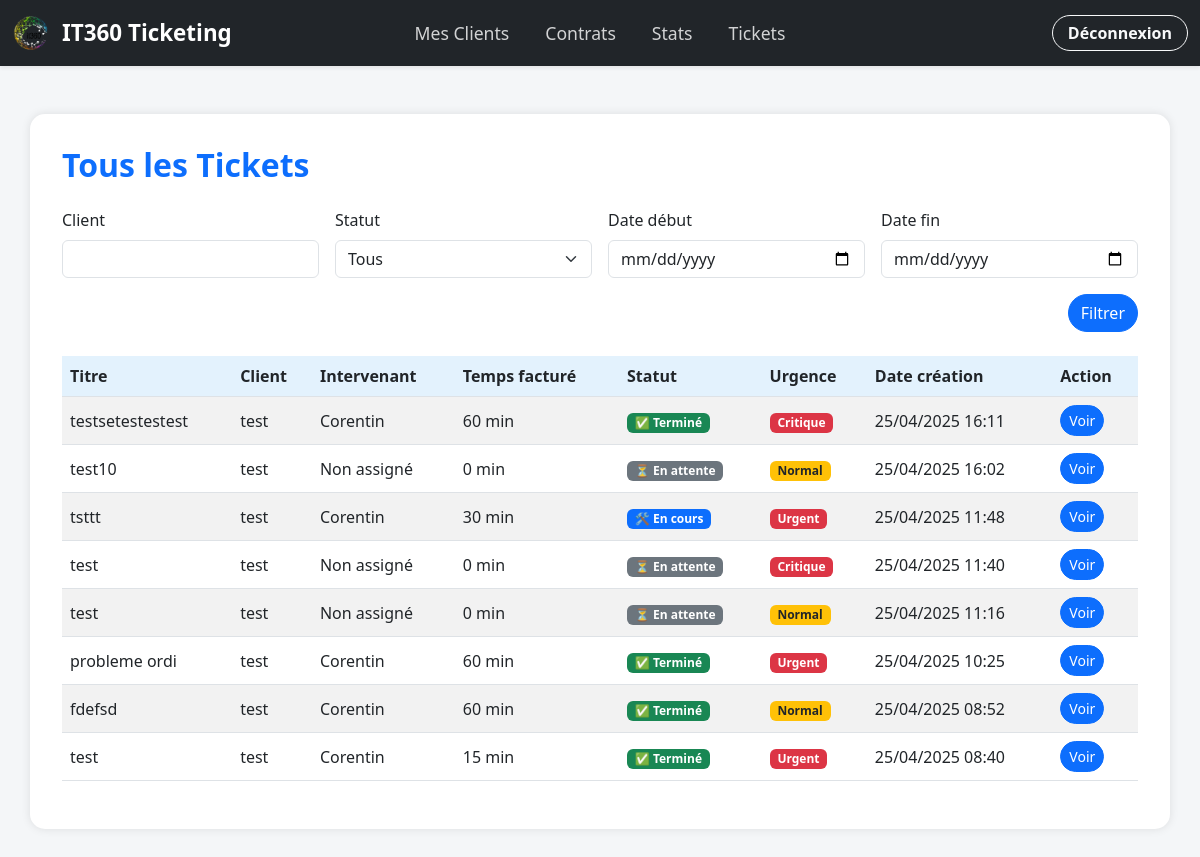
/dashboard/tickets (signed in), run on the app's committed database.
### models.py (models this page shows, shortened)
class Ticket(db.Model):
    id = db.Column(db.Integer, primary_key=True)
    titre = db.Column(db.String(150), nullable=False)
    description = db.Column(db.Text, nullable=False)
    statut = db.Column(db.String(50), default='En attente')
    temps_passe_personnalise = db.Column(db.Integer, nullable=True)
    temps_facture_personnalise = db.Column(db.Integer, nullable=True)
    date_creation = db.Column(db.DateTime, default=lambda: datetime.now(pytz.timezone("Europe/Paris")))
    date_debut = db.Column(db.DateTime, nullable=True)
    date_fin = db.Column(db.DateTime, nullable=True)
    rapport = db.Column(db.Text)
    demandeur = db.Column(db.String(100))
    client_id = db.Column(db.Integer, db.ForeignKey('client.id'), nullable=False)
    utilisateur_id = db.Column(db.Integer, db.ForeignKey('utilisateur.id'))
    urgence = db.Column(db.String(20), default='Normal')
    groupe_assignation = db.Column(db.String(50), nullable=True)
    telephone = db.Column(db.String(20), nullable=True)
    observation = db.Column(db.Text, nullable=True)
    materiel_fourni = db.Column(db.Boolean, default=False)
    @hybrid_property
    def temps_passe(self):
        if self.temps_passe_personnalise is not None:
            return self.temps_passe_personnalise
        if self.date_debut and self.date_fin:
            delta = self.date_fin - self.date_debut
            return round(delta.total_seconds() / 60)
        return 0
    @hybrid_property
    def temps_facture(self):
        if self.temps_facture_personnalise is not None:
            return self.temps_facture_personnalise
        return math.ceil(self.temps_passe / 15) * 15 if self.temps_passe else 0

class Client(db.Model):
    id = db.Column(db.Integer, primary_key=True)
    nom = db.Column(db.String(100), nullable=False)
    email = db.Column(db.String(100))
    telephone = db.Column(db.String(50))
    solde_annuel = db.Column(JSON, default=dict)  # Ex: {"2025": 240}
    contrat_id = db.Column(db.Integer, db.ForeignKey('contrat.id', name="fk_client_contrat_id"), nullable=True)
    contrat = db.Column(db.Boolean, default=False)
    tickets = db.relationship('Ticket', backref='client', lazy=True)

class Utilisateur(UserMixin, db.Model):
    id = db.Column(db.Integer, primary_key=True)
    nom = db.Column(db.String(100), nullable=False)
    email = db.Column(db.String(100), unique=True, nullable=False)
    mot_de_passe = db.Column(db.String(100), nullable=False)
    role = db.Column(db.String(50), nullable=False)
    tickets = db.relationship('Ticket', backref='utilisateur', lazy=True)

### routes/dashboard.py (the view, shortened to what this page needs)
@dashboard_bp.route('/tickets')
@login_required
def tickets():
    filtre_statut = request.args.get('statut')
    filtre_client = request.args.get('client')
    date_debut = request.args.get('date_debut')
    date_fin = request.args.get('date_fin')
    if current_user.role == 'admin':
        query = Ticket.query
    else:
        query = Ticket.query.filter(Ticket.utilisateur_id == current_user.id)
    if filtre_statut:
        query = query.filter(Ticket.statut == filtre_statut)
    if filtre_client:
        query = query.join(Client).filter(Client.nom.ilike(f"%{filtre_client}%"))
    tickets = query.order_by(Ticket.date_creation.desc()).all()
    if current_user.role == 'admin':
        return render_template(
            'dashboard_tickets_admin.html',
            tickets=tickets,
            filtre_statut=filtre_statut,
            filtre_client=filtre_client,
            date_debut=date_debut,
            date_fin=date_fin
        )

### app.py (called while the page is built)
@login_manager.user_loader
def load_user(user_id):
    with current_app.app_context():
        return db.session.get(Utilisateur, int(user_id))

### templates/dashboard_tickets_admin.html (shortened to what this page needs)
{% extends "base.html" %}
{% block content %}
<h2 class="mb-4 text-primary">Tous les Tickets</h2>
<form method="get" class="row mb-4 g-3 align-items-end">
  <div class="col-md-3">
    <label for="client" class="form-label">Client</label>
    <input type="text" name="client" class="form-control" value="{{ filtre_client or '' }}">
  </div>
  <div class="col-md-3">
    <label for="statut" class="form-label">Statut</label>
    <select name="statut" class="form-select">
      <option value="">Tous</option>
    </select>
  </div>
  <div class="col-md-3">
    <label for="date_debut" class="form-label">Date début</label>
    <input type="date" name="date_debut" class="form-control" value="{{ date_debut or '' }}">
  </div>
  <div class="col-md-3">
    <label for="date_fin" class="form-label">Date fin</label>
    <input type="date" name="date_fin" class="form-control" value="{{ date_fin or '' }}">
  </div>
  <div class="col-md-12 text-end">
    <button type="submit" class="btn btn-primary">Filtrer</button>
  </div>
</form>
<table class="table table-striped table-hover" id="ticketsTable">
  <thead>
    <tr>
      <th>Titre</th>
      <th>Client</th>
      <th>Intervenant</th>
      <th>Temps facturé</th>
      <th>Statut</th>
      <th>Urgence</th>
      <th>Date création</th>
      <th>Action</th>
    </tr>
  </thead>
  <tbody>
    {% for ticket in tickets %}
    <tr>
      <td>{{ ticket.titre }}</td>
      <td>{{ ticket.client.nom if ticket.client else 'Inconnu' }}</td>
      <td>{{ ticket.utilisateur.nom if ticket.utilisateur else 'Non assigné' }}</td>
      <td>{{ ticket.temps_facture if ticket.temps_facture is not none else 0 }} min</td>
      <td>
        {% if ticket.statut == 'En cours' %}
          <span class="badge bg-primary">🛠️ En cours</span>
        {% elif ticket.statut == 'En attente' %}
          <span class="badge bg-secondary">⏳ En attente</span>
        {% elif ticket.statut == 'Terminé' %}
          <span class="badge bg-success">✅ Terminé</span>
        {% else %}
          <span class="badge bg-dark">{{ ticket.statut }}</span>
        {% endif %}
      </td>
      <td>
        {% if ticket.urgence == 'Critique' %}
          <span class="badge bg-danger">Critique</span>
        {% elif ticket.urgence == 'Urgent' %}
          <span class="badge bg-danger">Urgent</span>
        {% elif ticket.urgence == 'Normal' %}
          <span class="badge bg-warning text-dark">Normal</span>
        {% else %}
          <span class="badge bg-secondary">{{ ticket.urgence }}</span>
        {% endif %}
      </td>
      <td>{{ ticket.date_creation.strftime('%d/%m/%Y %H:%M') }}</td>
      <td>
        <a href="{{ url_for('tickets.detail', ticket_id=ticket.id) }}" class="btn btn-primary btn-sm">Voir</a>
      </td>
    </tr>
    {% endfor %}
  </tbody>
</table>
{% endblock %}

### static/css/custom.css (style rules this page uses)
body { background-color: #f4f6f8; font-family: 'Segoe UI', Tahoma, Geneva, Verdana, sans-serif; }
h1, h2, h3 { color: #0d6efd; }
.table th { background-color: #e3f2fd; }
.table td, .table th { vertical-align: middle; }
.btn-primary, .btn-outline-primary { border-radius: 20px; }

### templates/base.html (style rules this page uses)
body { background-color: #f4f6f8; font-family: 'Segoe UI', Tahoma, Geneva, Verdana, sans-serif; }
h2 { color: #0d6efd; font-weight: bold; }

### data on the page
Ticket: titre "testsetestestest", client "test", utilisateur "Corentin", temps_facture_personnalise "60", statut "✅ Terminé", urgence "Critique", date_creation "25/04/2025 16:11"
Ticket: titre "test10", client "test", utilisateur "Non assigné", temps_facture_personnalise+temps_passe_personnalise+date_debut "0", statut "⏳ En attente", urgence "Normal", date_creation "25/04/2025 16:02"
Ticket: titre "tsttt", client "test", utilisateur "Corentin", temps_facture_personnalise+temps_passe_personnalise "30", statut "🛠️ En cours", urgence "Urgent", date_creation "25/04/2025 11:48"
Ticket: titre "test", client "test", utilisateur "Non assigné", temps_facture_personnalise+temps_passe_personnalise+date_debut "0", statut "⏳ En attente", urgence "Critique", date_creation "25/04/2025 11:40"
Ticket: titre "test", client "test", utilisateur "Non assigné", temps_facture_personnalise+temps_passe_personnalise+date_debut "0", statut "⏳ En attente", urgence "Normal", date_creation "25/04/2025 11:16"
Ticket: titre "probleme ordi", client "test", utilisateur "Corentin", temps_facture_personnalise "60", statut "✅ Terminé", urgence "Urgent", date_creation "25/04/2025 10:25"
Ticket: titre "fdefsd", client "test", utilisateur "Corentin", temps_facture_personnalise+temps_passe_personnalise "60", statut "✅ Terminé", urgence "Normal", date_creation "25/04/2025 08:52"
Ticket: titre "test", client "test", utilisateur "Corentin", temps_facture_personnalise+temps_passe_personnalise+date_debut "15", statut "✅ Terminé", urgence "Urgent", date_creation "25/04/2025 08:40"
